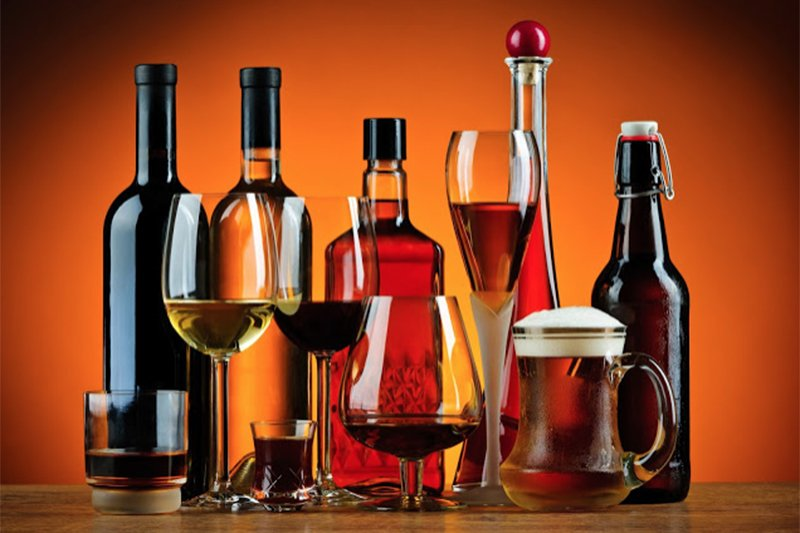
#> input picture M6/d3/image.jpg, 800 x 533 px, given in place of the camera
$ jupyter execute d1.ipynb   (shell and % lines are left out)   (text cells are left out)
#> lines starting #> are read from the running program, lines starting #| are printed output that depends on the picture
[cell 1]
import cv2
import numpy as np
from matplotlib import pyplot as plt
import pandas as pd

[cell 2]
# Show each channel channel on screen
def view(image, name_of_window="window"):
    cv2.namedWindow(name_of_window, cv2.WINDOW_NORMAL)
    cv2.imshow(name_of_window, image)
    cv2.waitKey(0)
    cv2.destroyAllWindows()

[cell 3]
video = cv2.VideoCapture(0)

while(video.isOpened()):
    check, frame = video.read()
#> frame is the input picture: shape (533, 800, 3); mean B, G, R 35.7, 68.3, 141.4
    if frame is not None:
        img= cv2.cvtColor(frame, cv2.COLOR_BGR2GRAY)
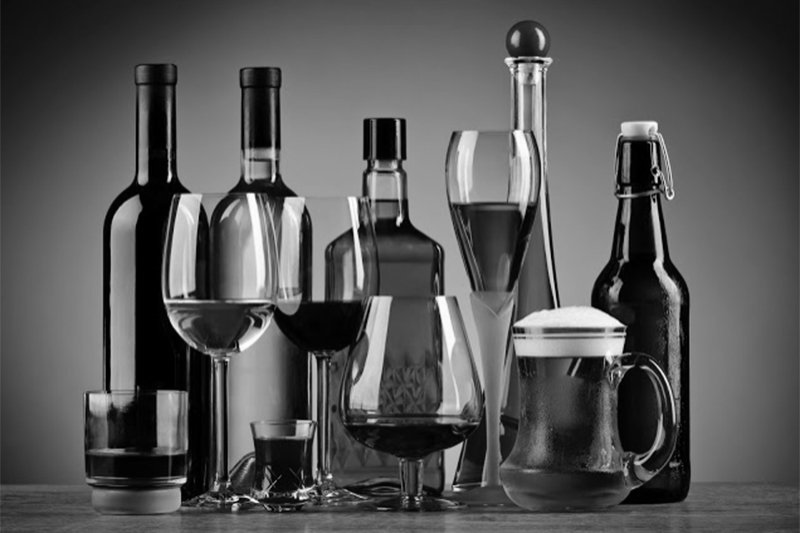
#> img: shape (533, 800); min 0, max 255, mean 86.4
        cv2.imshow('frame', img)
        if cv2.waitKey(30) & 0xFF == ord("q"):
#> (key q is pressed here)
            break
    else:
            break

video.release()
cv2.destroyAllWindows()
cv2.waitKey(1)

[cell 4]
cv2.__version__

[cell 5]
# Declare a variable with the path to your image
img = cv2.imread(cv2.samples.findFile("annotations.jpg"))
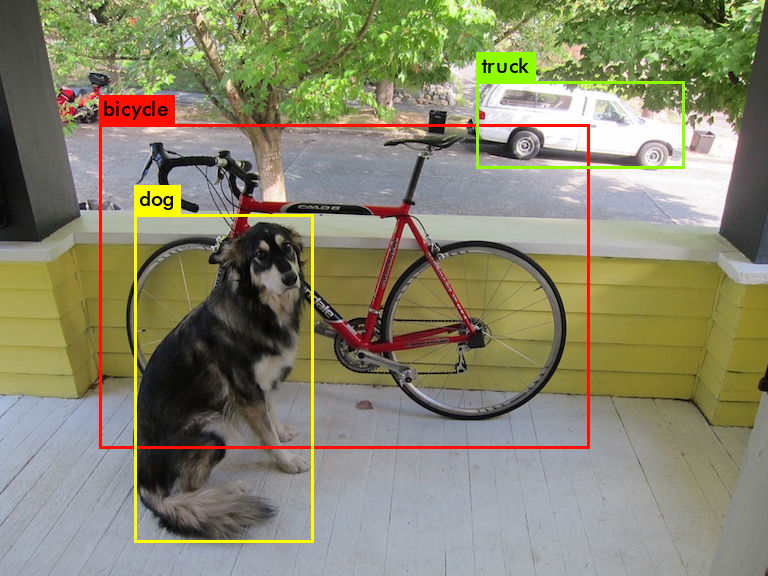
#> input picture M6/d3/annotations.jpg, 768 x 576 px, found by its file name
#> img is the input picture: shape (576, 768, 3); mean B, G, R 109.6, 134.9, 136.5

#Show the image with matplotlib
plt.imshow(img)
plt.show()

[cell 6]
# Load the image with openCV

[cell 7]
# What is the image type? -> type
img.dtype

[cell 8]
# Print the value of the pixels of the image
img

[cell 9]
# Lets now see the image! dont forget to call destroyAllWindows!


cv2.imshow("lol", img)
cv2.waitKey(0) #image will not show until this is called
cv2.destroyAllWindows()
cv2.waitKey(1)

[cell 10]
# Import matplotlib
import matplotlib.pyplot as plt

[cell 11]
# Choose a pyplot figsize to make images fit nicely into the notebook


# Now display the image with plt

[cell 12]
# Does your image look ok? are the colors the right ones?, if not, lets fix it!
# Remember that openCV will load images using BGR rather than RGB
# Change the image to RGB and diplay it again with plt
color= cv2.cvtColor(img, cv2.COLOR_BGR2RGB)
plt.imshow(color)
plt.figure(figsize=(2,2))

[cell 13]
# Check the image shape
img.shape
#> Out = (576, 768, 3)

[cell 14]
# Load the the image in grayscale, what are the 2 ways you can do that?
gray= cv2.cvtColor(img, cv2.COLOR_BGR2GRAY)
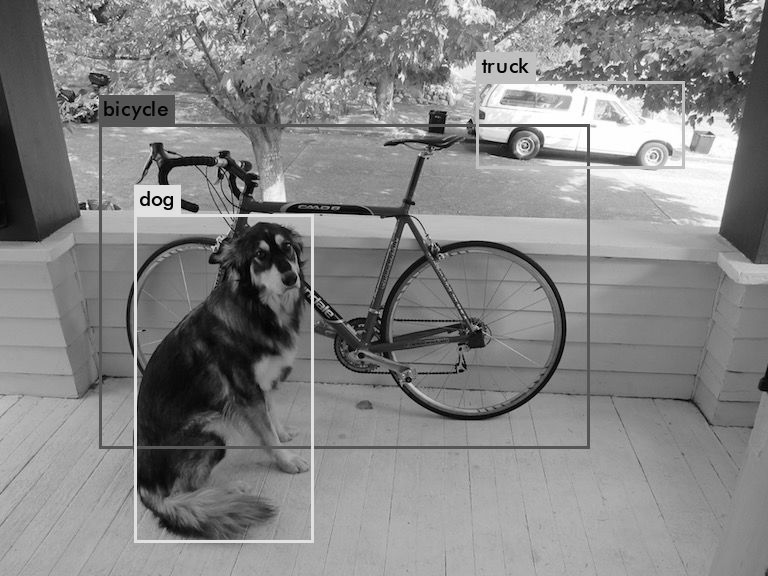
#> gray: shape (576, 768); min 0, max 255, mean 132.5
plt.imshow(gray, cmap="gray")

[cell 15]
# Now load an image in color and then transform it to grayscale
cv2.imshow()

[cell 16]
# Check the grayscale shape
gray.shape
#> Out = (576, 768)

[cell 17]
# Display the grayscale image with matplotlib, how does it look?
#cv2 open
cv2.imshow("lol", gray)
cv2.waitKey(0) #image will not show until this is called
cv2.destroyAllWindows()
cv2.waitKey(1)

[cell 18]
# Display the grayscale image with matplotlib, make sure to include the colormap so it really is grayscale
def viewImage(image, name_of_window):
    cv2.namedWindow(name_of_window, cv2.WINDOW_NORMAL)
    cv2.imshow(name_of_window, image)
    cv2.waitKey(0)
    cv2.destroyAllWindows()

[cell 19]
# Lets now crop a Region of Interest of an image, load and image and crop different parts of it
cropped = img[10:500, 500:2000]
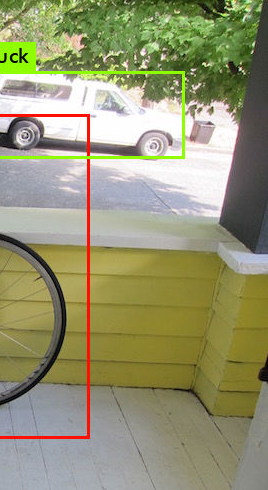
#> cropped: shape (490, 268, 3); mean B, G, R 114.6, 149.5, 149.7
viewImage(cropped, "Doggo after cropping.")

[cell 20]
scale_percent = 20 # percent of original size
width = int(img.shape[1] * scale_percent / 100)
#> width = 153
height = int(img.shape[0] * scale_percent / 100)
#> height = 115
dim = (width, height)
#> dim = (153, 115)
resized = cv2.resize(img, dim, interpolation = cv2.INTER_AREA)
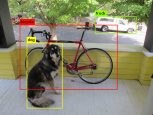
#> resized: shape (115, 153, 3); mean B, G, R 109.6, 134.9, 136.5
viewImage(resized, "After resizing with 20%")

[cell 21]
image= img
(h, w, d) = image.shape
#> h = 576; w = 768; d = 3
center = (w // 2, h // 2)
#> center = (384, 288)
M = cv2.getRotationMatrix2D(center, 180, 1.0)
rotated = cv2.warpAffine(image, M, (w, h))
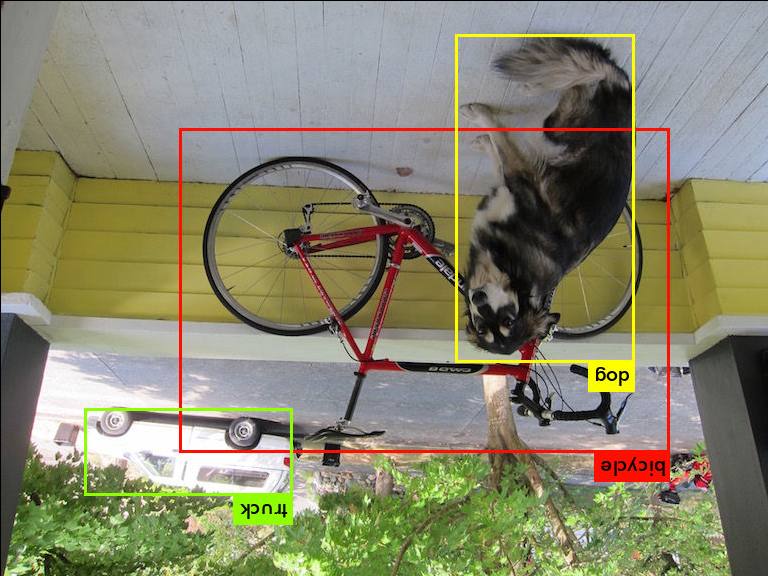
#> rotated: shape (576, 768, 3); mean B, G, R 109.3, 134.5, 136.2
viewImage(rotated, "Doggo after rotation by 190 degrees")

[cell 22]
im= img
gray_image = cv2.cvtColor(image, cv2.COLOR_BGR2GRAY)
ret, threshold_image = cv2.threshold(im, 127, 255, 0)
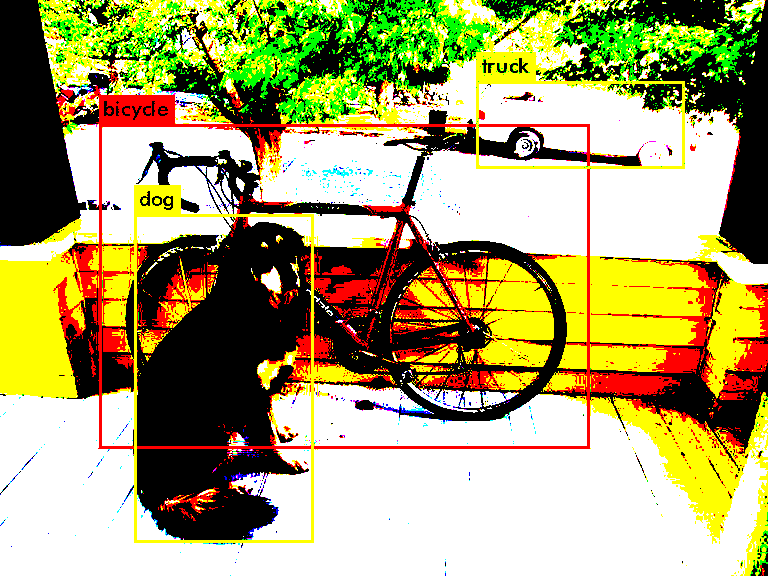
#> threshold_image: shape (576, 768, 3); mean B, G, R 108.6, 163.8, 170.7
viewImage(gray_image, "Gray-scale doggo")
viewImage(threshold_image, "Black & White doggo")

#Blurred
blurred = cv2.GaussianBlur(image, (51, 51), 0)
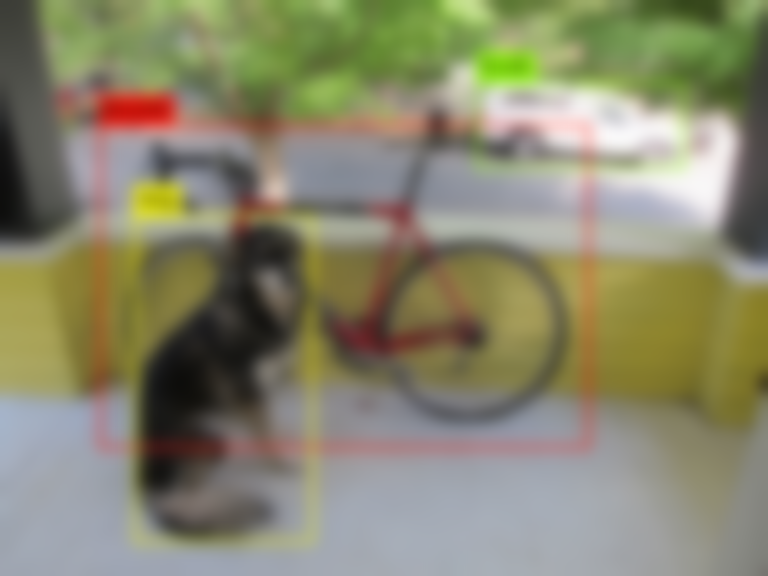
#> blurred: shape (576, 768, 3); mean B, G, R 109.6, 134.9, 136.5
viewImage(blurred, "Blurred doggo")

[cell 23]
# Save to disk the cropped areas

[cell 24]
# Load an image and then make a copy of it

[cell 25]
# Draw green rectangle on top of a region of interest in your image
output = image.copy()
cv2.rectangle(output, (260, 800), (410, 240), (0, 255, 255), 10)
viewImage(output, " rectangle on his face")

#line
cv2.line(output, (60, 20), (400, 200), (0, 0, 255), 5)
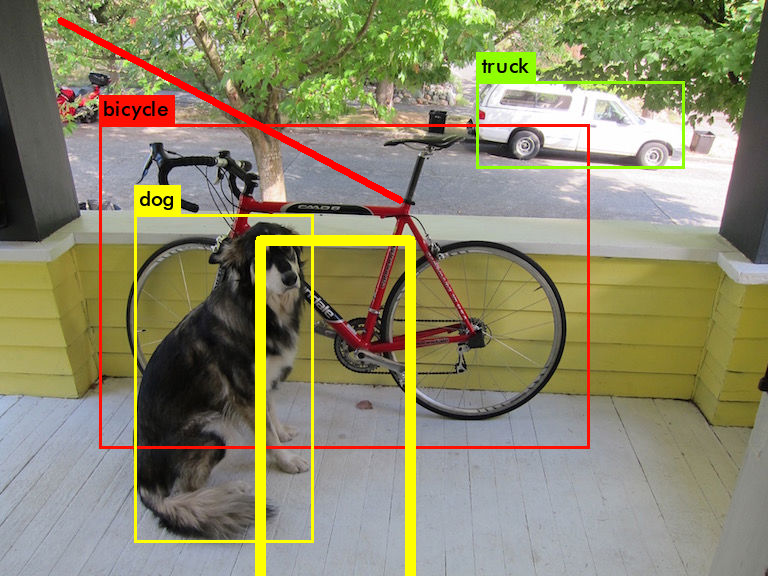
#> output: shape (576, 768, 3); mean B, G, R 106.9, 137, 140.2
viewImage(output, "2 Doggos separated by a line")
